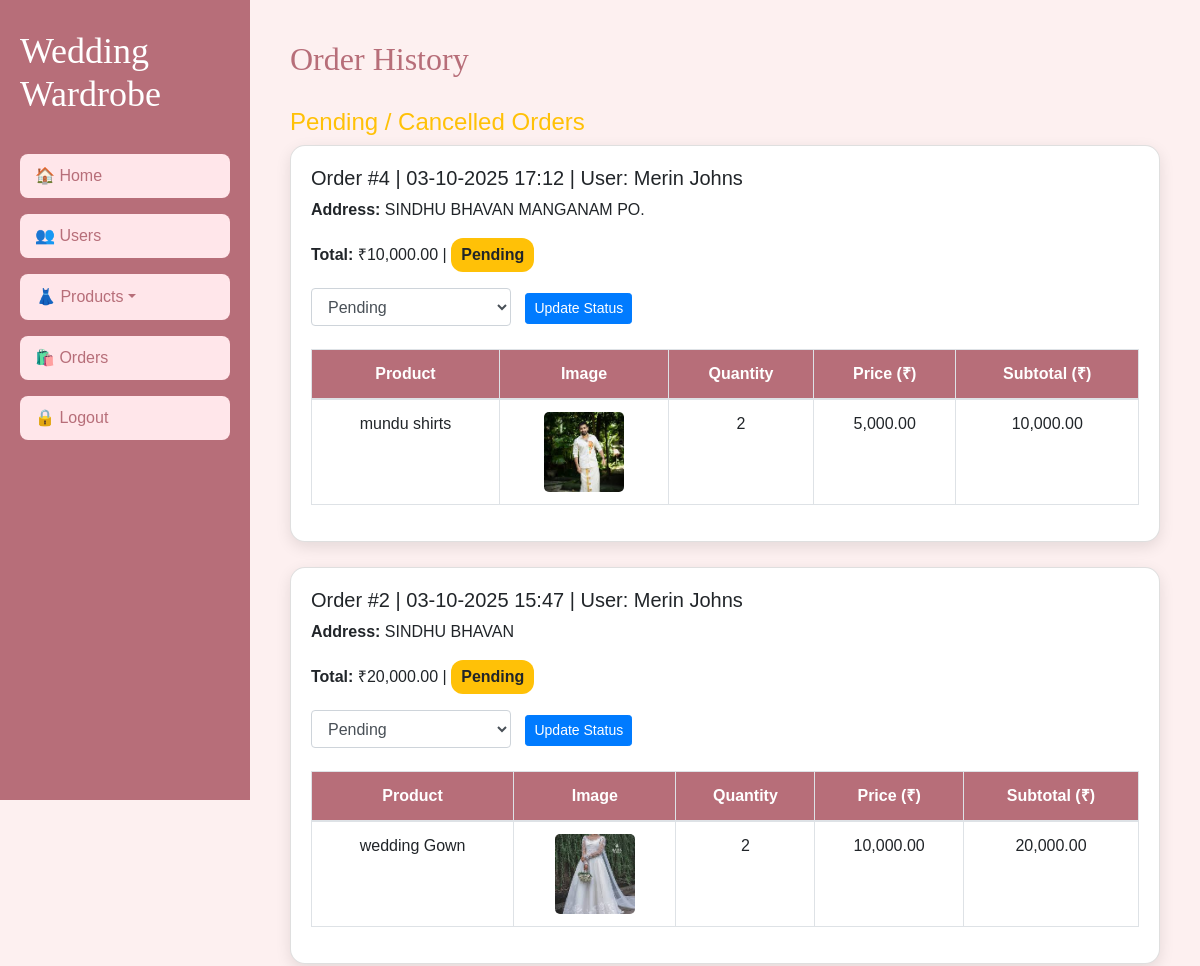
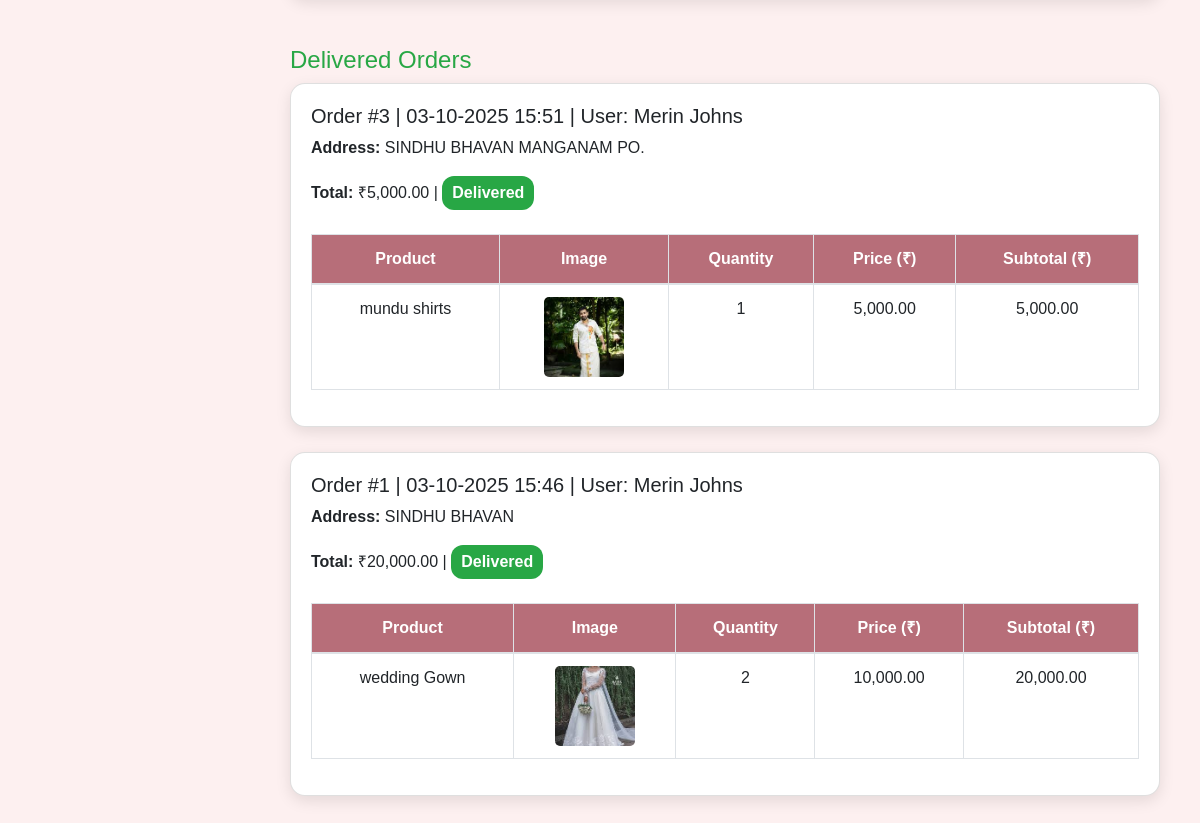
Screenshot of /admin_orderhistory.php with the database file from the repository (2 pictures, top to bottom).
### tables this page shows
CREATE TABLE `order_history` (
  `history_id` int NOT NULL AUTO_INCREMENT,
  `user_id` int NOT NULL,
  `order_id` int NOT NULL,
  `address` text NOT NULL,
  `total_price` decimal(10,2) NOT NULL,
  `payment_status` varchar(50) DEFAULT 'Pending',
  `order_date` datetime DEFAULT CURRENT_TIMESTAMP,
  `order_status` varchar(20) NOT NULL DEFAULT 'Pending',
  PRIMARY KEY (`history_id`)
);

CREATE TABLE `userreg` (
  `u_id` int NOT NULL AUTO_INCREMENT,
  `name` varchar(45) DEFAULT NULL,
  `email` varchar(45) DEFAULT NULL,
  `phone` varchar(45) DEFAULT NULL,
  `gender` varchar(45) DEFAULT NULL,
  `address` varchar(45) DEFAULT NULL,
  `password` varchar(45) DEFAULT NULL,
  PRIMARY KEY (`u_id`),
  UNIQUE KEY `u_id_UNIQUE` (`u_id`)
);

CREATE TABLE `product` (
  `p_id` int NOT NULL AUTO_INCREMENT,
  `p_name` varchar(45) DEFAULT NULL,
  `p_category` varchar(45) DEFAULT NULL,
  `p_quantity` varchar(45) DEFAULT NULL,
  `p_price` varchar(45) DEFAULT NULL,
  `p_image` varchar(45) DEFAULT NULL,
  PRIMARY KEY (`p_id`),
  UNIQUE KEY `p_id_UNIQUE` (`p_id`)
);

### admin_orderhistory.php (the view, shortened to what this page needs)
<?php
include('db_connection.php');
$pending_res = $con->query("SELECT oh.*, u.name AS user_name
                             FROM order_history oh
                             JOIN userreg u ON oh.user_id = u.u_id
                             WHERE oh.order_status IN ('Pending','Cancelled')
                             ORDER BY oh.order_date DESC");
$delivered_res = $con->query("SELECT oh.*, u.name AS user_name
                              FROM order_history oh
                              JOIN userreg u ON oh.user_id = u.u_id
                              WHERE oh.order_status='Delivered'
                              ORDER BY oh.order_date DESC");
?>
<!DOCTYPE html>
<html lang="en">
<head>
<link rel="stylesheet" href="https://maxcdn.bootstrapcdn.com/bootstrap/4.5.2/css/bootstrap.min.css">
</head>
<body>
<div class="sidebar">
<h2>Wedding Wardrobe</h2>
<a href="admin_dashboard.php">🏠 Home</a>
<a href="admin_adduser.php">👥 Users</a>
<div class="dropdown w-100">
  <button class="btn dropdown-toggle" type="button" data-toggle="dropdown">👗 Products</button>
</div>
<a href="admin_orderhistory.php">🛍️ Orders</a>
<a href="logout.php">🔒 Logout</a>
</div>
<div class="main-content">
<h2 class="page-title">Order History</h2>
<h4 class="text-warning">Pending / Cancelled Orders</h4>
<?php if($pending_res->num_rows > 0): ?>
    <?php while($order = $pending_res->fetch_assoc()):
        $order_id = $order['order_id'];
        $user_name = htmlspecialchars($order['user_name']);
        $address = htmlspecialchars($order['address']);
        $total_price = number_format($order['total_price'],2);
        $order_status = $order['order_status'];
        $order_date = date('d-m-Y H:i', strtotime($order['order_date']));
        $items_data = $con->query("SELECT items FROM orders WHERE order_id = $order_id");
        $items = json_decode($items_data->fetch_assoc()['items'], true);
    ?>
    <div class="card">
        <h5>Order #<?php echo $order_id; ?> | <?php echo $order_date; ?> | User: <?php echo $user_name; ?></h5>
        <p><strong>Address:</strong> <?php echo $address; ?></p>
        <p>
            <strong>Total:</strong> ₹<?php echo $total_price; ?> |
            <span class="order-status <?php echo $order_status; ?>"><?php echo $order_status; ?></span>
        </p>
        <form method="POST" style="margin-bottom:15px;">
            <select name="status" class="form-control" style="width:200px; display:inline-block; margin-right:10px;">
                <option value="Pending" <?php if($order_status=='Pending') echo 'selected'; ?>>Pending</option>
            </select>
            <button type="submit" class="btn btn-primary btn-sm">Update Status</button>
        </form>
        <table class="table table-bordered mt-2">
            <thead>
                <tr>
                    <th>Product</th>
                    <th>Image</th>
                    <th>Quantity</th>
                    <th>Price (₹)</th>
                    <th>Subtotal (₹)</th>
                </tr>
            </thead>
            <tbody>
                <?php foreach($items as $item):
                    $pid = $item['product_id'];
                    $qty = $item['quantity'];
                    $prod_res = $con->query("SELECT p_name, p_price, p_image FROM product WHERE p_id = $pid");
                    $prod = $prod_res->fetch_assoc();
                    $subtotal = $prod['p_price'] * $qty;
                ?>
                <tr>
                    <td><?php echo htmlspecialchars($prod['p_name']); ?></td>
                    <td><img src="uploads/<?php echo $prod['p_image']; ?>" class="product-img"></td>
                    <td><?php echo $qty; ?></td>
                    <td><?php echo number_format($prod['p_price'],2); ?></td>
                    <td><?php echo number_format($subtotal,2); ?></td>
                </tr>
                <?php endforeach; ?>
            </tbody>
        </table>
    </div>
    <?php endwhile; ?>
<?php else: ?>
    <p>No pending or cancelled orders.</p>
<?php endif; ?>
<h4 class="text-success mt-5">Delivered Orders</h4>
<?php if($delivered_res->num_rows > 0): ?>
    <?php while($order = $delivered_res->fetch_assoc()):
        $order_id = $order['order_id'];
        $user_name = htmlspecialchars($order['user_name']);
        $address = htmlspecialchars($order['address']);
        $total_price = number_format($order['total_price'],2);
        $order_status = $order['order_status'];
        $order_date = date('d-m-Y H:i', strtotime($order['order_date']));
        $items_data = $con->query("SELECT items FROM orders WHERE order_id = $order_id");
        $items = json_decode($items_data->fetch_assoc()['items'], true);
    ?>
    <div class="card">
        <h5>Order #<?php echo $order_id; ?> | <?php echo $order_date; ?> | User: <?php echo $user_name; ?></h5>
        <p><strong>Address:</strong> <?php echo $address; ?></p>
        <p>
            <strong>Total:</strong> ₹<?php echo $total_price; ?> |
            <span class="order-status <?php echo $order_status; ?>"><?php echo $order_status; ?></span>
        </p>
        <table class="table table-bordered mt-2">
            <thead>
                <tr>
                    <th>Product</th>
                    <th>Image</th>
                    <th>Quantity</th>
                    <th>Price (₹)</th>
                    <th>Subtotal (₹)</th>
                </tr>
            </thead>
            <tbody>
                <?php foreach($items as $item):
                    $pid = $item['product_id'];
                    $qty = $item['quantity'];
                    $prod_res = $con->query("SELECT p_name, p_price, p_image FROM product WHERE p_id = $pid");
                    $prod = $prod_res->fetch_assoc();
                    $subtotal = $prod['p_price'] * $qty;
                ?>
                <tr>
                    <td><?php echo htmlspecialchars($prod['p_name']); ?></td>
                    <td><img src="uploads/<?php echo $prod['p_image']; ?>" class="product-img"></td>
                    <td><?php echo $qty; ?></td>
                    <td><?php echo number_format($prod['p_price'],2); ?></td>
                    <td><?php echo number_format($subtotal,2); ?></td>
                </tr>
                <?php endforeach; ?>
            </tbody>
        </table>
    </div>
    <?php endwhile; ?>
<?php else: ?>
    <p>No delivered orders.</p>
<?php endif; ?>
</div>
</body>
</html>

### admin_orderhistory.php (style rules this page uses)
body { margin: 0; font-family: 'Work Sans', sans-serif; background: #fdf0f0; display: flex; }
.sidebar { width: 250px; background-color: #b76e79; color: white; height: 100vh; position: fixed; top: 0; left: 0; padding: 30px 20px; display: flex; flex-direction: column; align-items: flex-start; overflow-y: auto; }
.sidebar h2 { font-family: 'Sacramento', cursive; font-size: 36px; margin-bottom: 30px; color: #fff; }
.sidebar a, .sidebar .btn.dropdown-toggle { display: block; width: 100%; background-color: #ffe6ea; color: #b76e79; text-decoration: none; margin: 8px 0; padding: 10px 15px; font-weight: 500; border-radius: 8px; transition: background 0.3s ease, transform 0.2s ease; text-align: left; }
.main-content { margin-left: 250px; padding: 40px; width: 100%; }
h2.page-title { color: #b76e79; margin-bottom: 30px; font-family: 'Sacramento', cursive; }
.card { background: rgba(255,255,255,0.9); border-radius: 15px; margin-bottom: 25px; padding: 20px; box-shadow: 0 5px 15px rgba(0,0,0,0.1); }
.product-img { width: 80px; height: 80px; object-fit: cover; border-radius: 5px; }
.table th { background-color: #b76e79; color: #fff; text-align: center; }
.table td { text-align: center; }
body { font-family:'Work Sans', sans-serif; background:#fdf0f0; }
.main-content { margin-left:250px; padding:40px; width:100%; }
.card { background:#fff; border-radius:15px; margin-bottom:25px; padding:20px; box-shadow:0 5px 15px rgba(0,0,0,0.1); }
.product-img { width:80px; height:80px; object-fit:cover; border-radius:5px; }
.table th { background-color:#b76e79; color:#fff; text-align:center; }
.table td { text-align:center; }
.order-status { font-weight:600; padding:5px 10px; border-radius:12px; display:inline-block; }
.order-status.Pending { background:#ffc107; color:#212529; }
.order-status.Delivered { background:#28a745; color:#fff; }

### rows the page displays
order_history: order "4", order_date "03-10-2025 17:12", user.name "Merin Johns", address "SINDHU BHAVAN MANGANAM PO.", total_price "10,000.00", order_status "Pending", status "Pending"
product: p_name "mundu shirts", p_image (picture), qty "2", p_price "5,000.00", p_price "10,000.00", qty "1"
order_history: order "2", order_date "03-10-2025 15:47", user.name "Merin Johns", address "SINDHU BHAVAN", total_price "20,000.00", order_status "Pending", status "Pending"
product: p_name "wedding Gown", p_image (picture), qty "2", p_price "10,000.00", p_price "20,000.00"
order_history: order "3", order_date "03-10-2025 15:51", user.name "Merin Johns", address "SINDHU BHAVAN MANGANAM PO.", total_price "5,000.00", order_status "Delivered"
order_history: order "1", order_date "03-10-2025 15:46", user.name "Merin Johns", address "SINDHU BHAVAN", total_price "20,000.00", order_status "Delivered"
